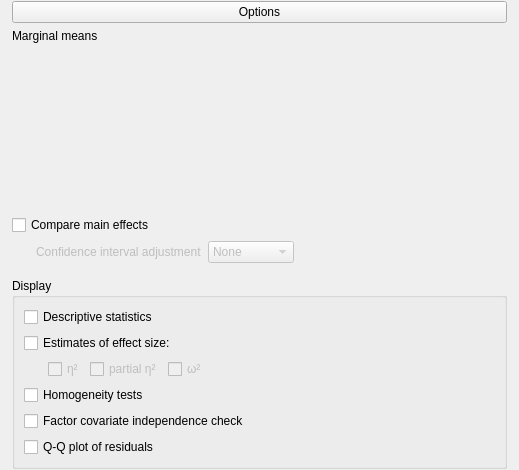
    <widget class="QWidget" name="groupOptions" native="true">
     <layout class="QGridLayout" name="gridLayout_12">
      <property name="leftMargin">
       <number>12</number>
      </property>
      <property name="topMargin">
       <number>1</number>
      </property>
      <property name="rightMargin">
       <number>12</number>
      </property>
      <property name="bottomMargin">
       <number>1</number>
      </property>
      <item row="3" column="0">
       <widget class="QWidget" name="containerOptions" native="true">
        <layout class="QVBoxLayout" name="verticalLayout_3">
         <property name="leftMargin">
          <number>0</number>
         </property>
         <property name="topMargin">
          <number>0</number>
         </property>
         <property name="rightMargin">
          <number>0</number>
         </property>
         <property name="bottomMargin">
          <number>0</number>
         </property>
         <item>
          <widget class="QWidget" name="groupComareMainEffects" native="true">
           <layout class="QGridLayout" name="gridLayout_5">
            <property name="leftMargin">
             <number>0</number>
            </property>
            <property name="topMargin">
             <number>0</number>
            </property>
            <property name="rightMargin">
             <number>0</number>
            </property>
            <item row="2" column="0">
             <widget class="QWidget" name="widgetCIAdjustmentTypes" native="true">
              <property name="enabled">
               <bool>false</bool>
              </property>
              <property name="minimumSize">
               <size>
                <width>24</width>
                <height>0</height>
               </size>
              </property>
              <layout class="QGridLayout" name="gridLayout_22">
               <property name="leftMargin">
                <number>24</number>
               </property>
               <property name="topMargin">
                <number>0</number>
               </property>
               <property name="rightMargin">
                <number>0</number>
               </property>
               <property name="bottomMargin">
                <number>0</number>
               </property>
               <item row="0" column="0">
                <widget class="QLabel" name="label_14">
                 <property name="text">
                  <string>Confidence interval adjustment</string>
                 </property>
                </widget>
               </item>
               <item row="0" column="1">
                <widget class="BoundComboBox" name="marginalMeansCIAdjustment">
                 <item>
                  <property name="text">
                   <string>None</string>
                  </property>
                 </item>
                 <item>
                  <property name="text">
                   <string>Bonferroni</string>
                  </property>
                 </item>
                 <item>
                  <property name="text">
                   <string>Sidak</string>
                  </property>
                 </item>
                </widget>
               </item>
              </layout>
             </widget>
            </item>
            <item row="0" column="0" colspan="4">
             <widget class="QWidget" name="marginalMeansContainer" native="true">
              <layout class="QGridLayout" name="gridLayout_13">
               <property name="leftMargin">
                <number>0</number>
               </property>
               <property name="topMargin">
                <number>0</number>
               </property>
               <property name="rightMargin">
                <number>0</number>
               </property>
               <property name="bottomMargin">
                <number>0</number>
               </property>
               <item row="0" column="0">
                <widget class="QLabel" name="label_9">
                 <property name="text">
                  <string>Marginal means</string>
                 </property>
                </widget>
               </item>
               <item row="1" column="0">
                <widget class="BoundAssignWidget" name="marginalMeansTerms" native="true">
                 <property name="minimumSize">
                  <size>
                   <width>0</width>
                   <height>160</height>
                  </size>
                 </property>
                </widget>
               </item>
              </layout>
             </widget>
            </item>
            <item row="2" column="3">
             <spacer name="horizontalSpacer_2">
              <property name="orientation">
               <enum>Qt::Horizontal</enum>
              </property>
              <property name="sizeHint" stdset="0">
               <size>
                <width>40</width>
                <height>20</height>
               </size>
              </property>
             </spacer>
            </item>
            <item row="1" column="0" colspan="2">
             <widget class="BoundCheckBox" name="marginalMeansCompareMainEffects">
              <property name="text">
               <string>Compare main effects</string>
              </property>
             </widget>
            </item>
           </layout>
          </widget>
         </item>
         <item>
          <widget class="GroupBox" name="groupOptions2">
           <property name="title">
            <string>Display</string>
           </property>
           <layout class="QGridLayout" name="gridLayout_10">
            <item row="2" column="0">
             <widget class="QWidget" name="widgetEffectSizeTypes" native="true">
              <property name="enabled">
               <bool>false</bool>
              </property>
              <layout class="QGridLayout" name="gridLayout_27">
               <property name="leftMargin">
                <number>24</number>
               </property>
               <property name="topMargin">
                <number>0</number>
               </property>
               <property name="bottomMargin">
                <number>0</number>
               </property>
               <item row="0" column="2">
                <widget class="BoundCheckBox" name="effectSizeOmegaSquared">
                 <property name="text">
                  <string>ω²</string>
                 </property>
                </widget>
               </item>
               <item row="0" column="1">
                <widget class="BoundCheckBox" name="effectSizePartialEtaSquared">
                 <property name="text">
                  <string>partial η²</string>
                 </property>
                </widget>
               </item>
               <item row="0" column="0">
                <widget class="BoundCheckBox" name="effectSizeEtaSquared">
                 <property name="text">
                  <string>η²</string>
                 </property>
                </widget>
               </item>
               <item row="0" column="3">
                <spacer name="horizontalSpacer_5">
                 <property name="orientation">
                  <enum>Qt::Horizontal</enum>
                 </property>
                 <property name="sizeHint" stdset="0">
                  <size>
                   <width>279</width>
                   <height>17</height>
                  </size>
                 </property>
                </spacer>
               </item>
              </layout>
             </widget>
            </item>
            <item row="0" column="0">
             <widget class="BoundCheckBox" name="descriptives">
              <property name="text">
               <string>Descriptive statistics</string>
              </property>
             </widget>
            </item>
            <item row="1" column="0">
             <widget class="BoundCheckBox" name="effectSizeEstimates">
              <property name="text">
               <string>Estimates of effect size:</string>
              </property>
             </widget>
            </item>
            <item row="3" column="0">
             <widget class="BoundCheckBox" name="homogeneityTests">
              <property name="text">
               <string>Homogeneity tests</string>
              </property>
             </widget>
            </item>
            <item row="5" column="0">
             <widget class="BoundCheckBox" name="factorCovariateIndependence">
              <property name="text">
               <string>Factor covariate independence check</string>
              </property>
             </widget>
            </item>
            <item row="6" column="0">
             <widget class="BoundCheckBox" name="qqPlot">
              <property name="text">
               <string>Q-Q plot of residuals</string>
              </property>
             </widget>
            </item>
           </layout>
          </widget>
         </item>
        </layout>
       </widget>
      </item>
      <item row="0" column="0">
       <widget class="ExpanderButton" name="expanderOptions">
        <property name="text">
         <string>Options</string>
        </property>
       </widget>
      </item>
     </layout>
    </widget>
